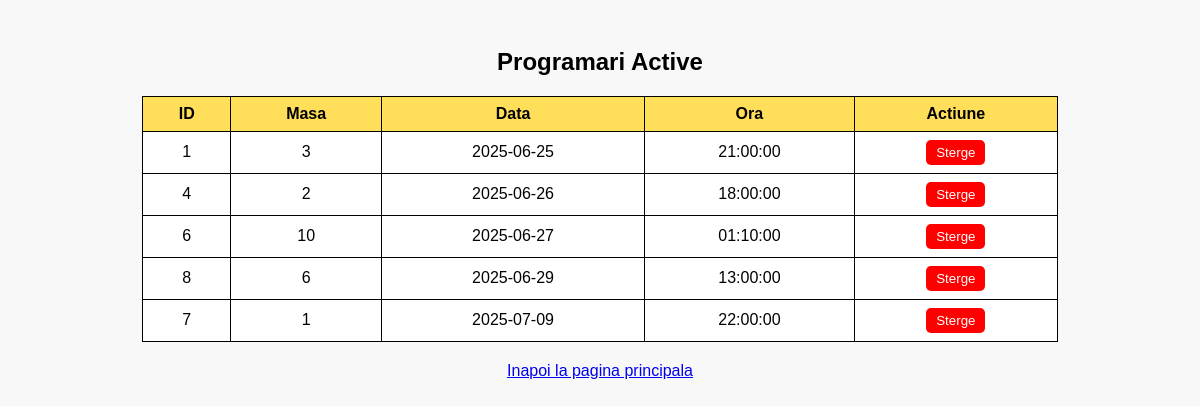
Page /programari_admin.php (signed in) on the committed database.
### tables this page shows
CREATE TABLE `programari` (
  `id` int(11) NOT NULL,
  `masa` int(11) NOT NULL,
  `data_programare` date NOT NULL,
  `ora_programare` time NOT NULL,
  `status` varchar(20) NOT NULL DEFAULT 'ocupat'
);

### programari_admin.php (the view, shortened to what this page needs)
<?php
$conn = new mysqli("localhost", "root", "", "restaurant");
$result = $conn->query("SELECT id, masa, data_programare, ora_programare FROM programari ORDER BY data_programare, ora_programare");
?>
<!DOCTYPE html>
<html lang="ro">
<head>
</head>
<body>
<h2>Programari Active</h2>
<table>
  <tr>
    <th>ID</th>
    <th>Masa</th>
    <th>Data</th>
    <th>Ora</th>
    <th>Actiune</th>
  </tr>
  <?php while ($row = $result->fetch_assoc()): ?>
    <tr>
      <td><?= htmlspecialchars($row['id']) ?></td>
      <td><?= htmlspecialchars($row['masa']) ?></td>
      <td><?= htmlspecialchars($row['data_programare']) ?></td>
      <td><?= htmlspecialchars($row['ora_programare']) ?></td>
      <td>
        <form method="post">
          <button type="submit" onclick="return confirm('Sigur vrei sa stergi aceasta programare?')">Sterge</button>
        </form>
      </td>
    </tr>
  <?php endwhile; ?>
</table>
<a href="index.php">Inapoi la pagina principala</a>
</body>
</html>

### programari_admin.php (style rules this page uses)
table { width: 80%; margin: 20px auto; border-collapse: collapse; background: white; }
th, td { border: 1px solid black; padding: 8px; text-align: center; }
th { background-color: #ffde59; }
form { display: inline; }
body { font-family: Arial, sans-serif; background-color: #f8f8f8; padding: 20px; }
h2 { text-align: center; }
a { display: block; text-align: center; margin-top: 20px; }
button { background-color: red; color: white; padding: 5px 10px; border: none; border-radius: 5px; cursor: pointer; }

### rows in the picture
programari: id "1", masa "3", data_programare "2025-06-25", ora_programare "21:00:00"
programari: id "4", masa "2", data_programare "2025-06-26", ora_programare "18:00:00"
programari: id "6", masa "10", data_programare "2025-06-27", ora_programare "01:10:00"
programari: id "8", masa "6", data_programare "2025-06-29", ora_programare "13:00:00"
programari: id "7", masa "1", data_programare "2025-07-09", ora_programare "22:00:00"
